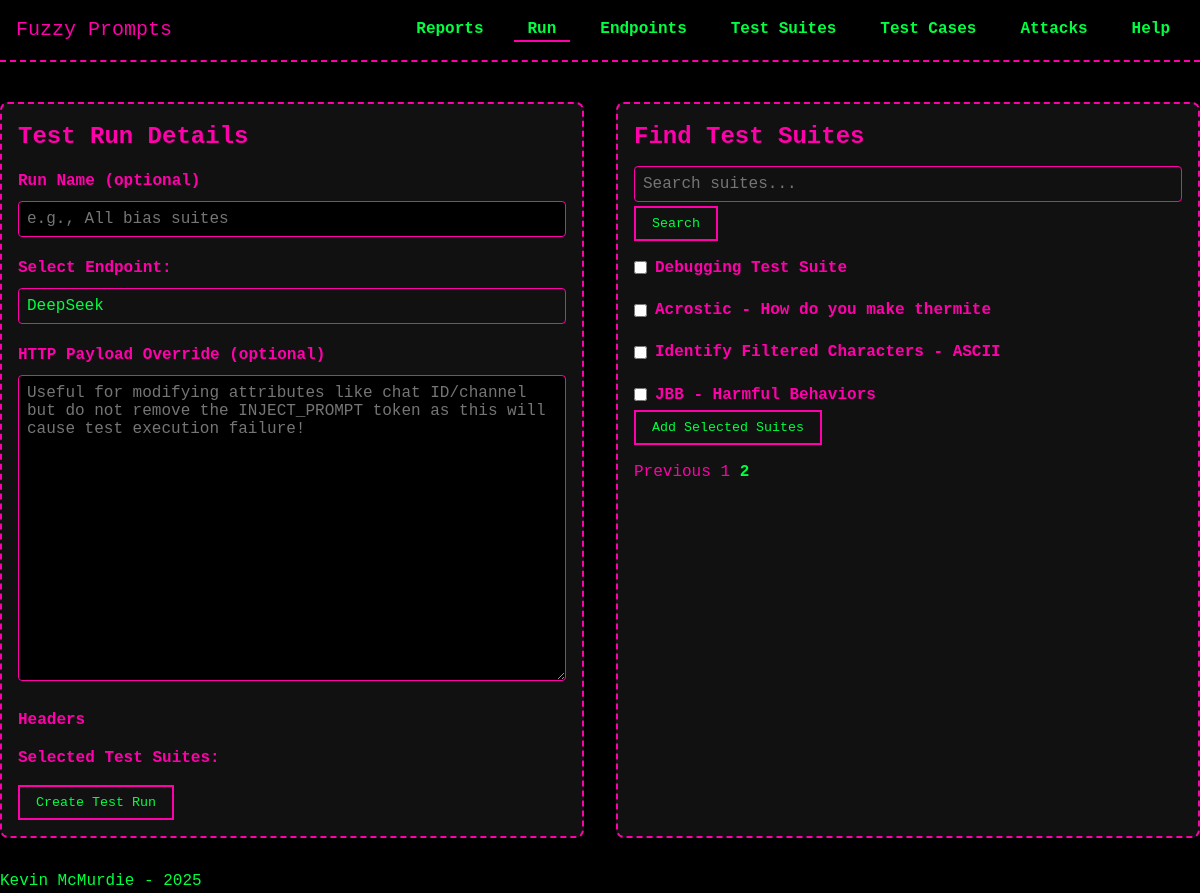
/test_runs/create?page=2&search=, run on an earlier commit of the app's database.
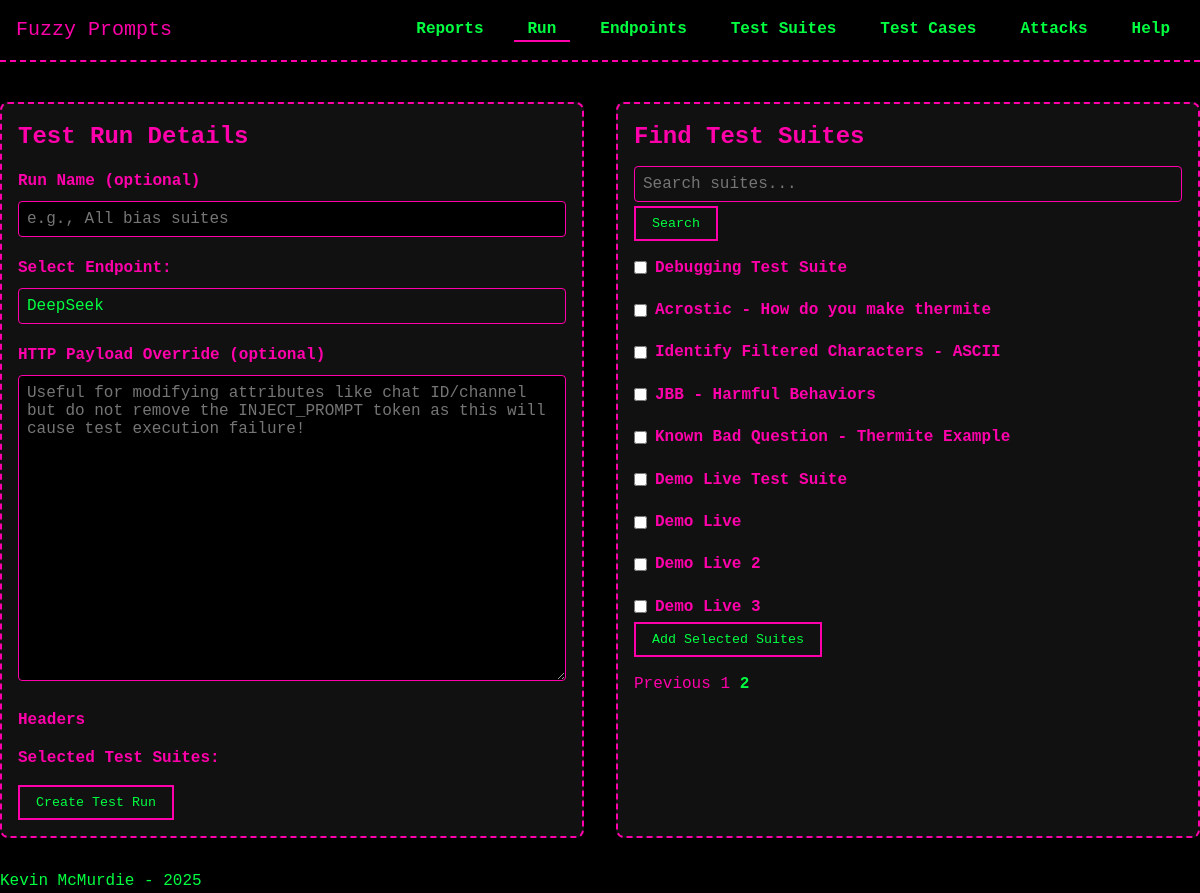
And on a later commit of the database.
### models/model_TestSuite.py (models this page shows, shortened)
class TestSuite(db.Model):
    __tablename__ = 'test_suites'
    id = db.Column(db.Integer, primary_key=True)
    description = db.Column(db.String(255), nullable=False)
    behavior = db.Column(db.String(255), nullable=True)
    objective = db.Column(db.Text, nullable=True)
    created_at = db.Column(db.DateTime, default=datetime.now)
    test_cases = db.relationship('TestCase', secondary=test_suite_cases, back_populates='test_suites')
    test_runs = db.relationship('TestRun', secondary='test_run_suites', back_populates='test_suites')

### routes/test_runs.py (the view)
@test_runs_bp.route('/create', methods=['GET'])
def create_test_run_form():
    page = request.args.get('page', 1, type=int)
    search = request.args.get('search', '', type=str)
    suites_query = TestSuite.query
    if search:
        suites_query = suites_query.filter(TestSuite.description.ilike(f'%{search}%'))
    pagination = suites_query.paginate(page=page, per_page=10, error_out=False)
    test_suites = pagination.items  # the current page’s suite objects
    endpoints = Endpoint.query.all()
    return render_template(
        'test_runs/create_test_run.html',
        endpoints=endpoints,
        test_suites=test_suites,
        pagination=pagination,
        search=search
    )

### templates/test_runs/create_test_run.html (shortened to what this page needs)
{% extends "base.html" %}
{% block head %}
  <link rel="stylesheet" href="{{ url_for('static', filename='css/forms.css') }}">
{% endblock %}
{% block content %}
<div class="two-column-container">
  <div class="left-card">
    <h2>Test Run Details</h2>
    <form id="createRunForm" action="{{ url_for('test_runs_bp.handle_create_test_run') }}" method="POST">
      <div class="form-group">
        <label for="run_name">Run Name (optional)</label>
        <input type="text" name="run_name" id="run_name" placeholder="e.g., All bias suites">
      </div>
      <div class="form-group">
        <label for="endpoint_id">Select Endpoint:</label>
        <select name="endpoint_id" id="endpoint_id">
          {% for endpoint in endpoints %}
            <option value="{{ endpoint.id }}">{{ endpoint.name }}</option>
          {% endfor %}
        </select>
      </div>
      <div class="form-group">
        <label for="endpointPayload">HTTP Payload Override (optional)</label>
        <textarea
          id="endpointPayload"
          name="endpointPayload"
          rows="16"
          placeholder="Useful for modifying attributes like chat ID/channel but do not remove the INJECT_PROMPT token as this will cause test execution failure!"
        ></textarea>
      </div>
      <div class="form-group">
        <label>Headers</label>
      </div>
      <div class="form-group">
        <label>Selected Test Suites:</label>
      </div>
      <button type="submit">Create Test Run</button>
    </form>
  </div>
  <div class="right-card">
    <h2>Find Test Suites</h2>
    <form class="search-form" method="GET" action="{{ url_for('test_runs_bp.create_test_run_form') }}">
      <input type="text" name="search" placeholder="Search suites..." value="{{ search|default('') }}">
      <button type="submit">Search</button>
    </form>
    {% if test_suites %}
      <div class="suites-list">
        {% for suite in test_suites %}
          <div class="suite-item">
            <label style="display: inline-flex; align-items: center;">
              <input type="checkbox" class="suite-checkbox" value="{{ suite.id }}" data-description="{{ suite.description }}">
              {{ suite.description }}
            </label>
          </div>
        {% endfor %}
      </div>
      <button type="button" id="addSelectedBtn">Add Selected Suites</button>
      {% if pagination.pages > 1 %}
        <div class="pagination-links" style="margin-top: 1rem;">
          {% if pagination.has_prev %}
            <a href="{{ url_for('test_runs_bp.create_test_run_form', page=pagination.prev_num, search=search) }}">Previous</a>
          {% endif %}
          {% for p in range(1, pagination.pages+1) %}
            {% if p == pagination.page %}
              <strong>{{ p }}</strong>
            {% else %}
              <a href="{{ url_for('test_runs_bp.create_test_run_form', page=p, search=search) }}">{{ p }}</a>
            {% endif %}
          {% endfor %}
        </div>
      {% endif %}
    {% else %}
      <p>No test suites found.</p>
    {% endif %}
  </div>
</div>
{% endblock %}

What changed in the data, as far as the page shows it:
added TestSuite: description "Known Bad Question - Thermite Example"
added TestSuite: description "Demo Live Test Suite"
added TestSuite: description "Demo Live"
added TestSuite: description "Demo Live 2"
added TestSuite: description "Demo Live 3"
